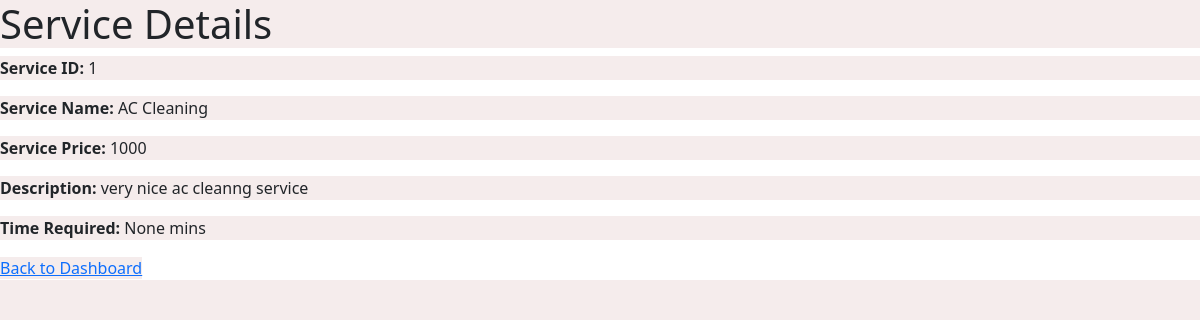
/service/1, run on an earlier commit of the app's database.
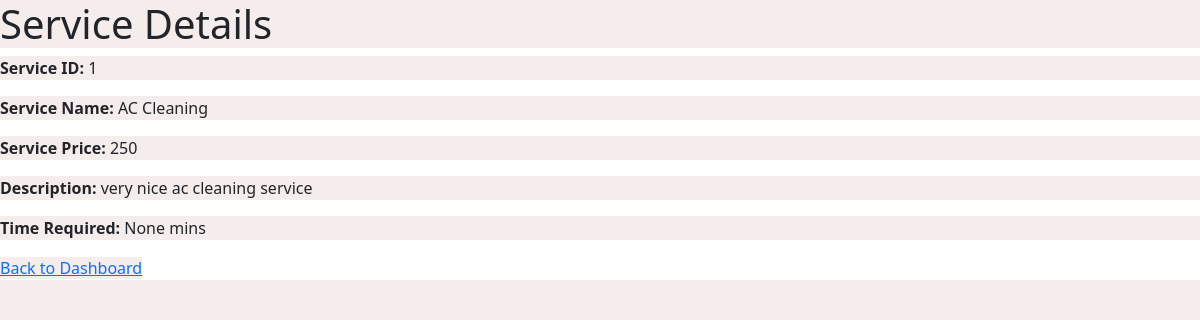
And on a later commit of the database.
### backend/models.py (models this page shows)
class Service(db.Model):
    __tablename__ = "service"
    id = db.Column(db.Integer, primary_key=True, autoincrement=True)
    name = db.Column(db.String, nullable=False)
    base_price = db.Column(
        db.Integer, nullable=False
    )  # Changed 'price' to 'base_price'
    time_required = db.Column(db.Integer, nullable=True)
    description = db.Column(db.String, nullable=False)
    professional_services = db.relationship(
        "ProfessionalService", back_populates="service"
    )

### backend/controller.py (the view)
@app.route("/service/<int:service_id>", methods=["GET"])
def service_details(service_id):
    service = Service.query.get(service_id)
    if service:
        return render_template("service_details.html", service=service)
    else:
        return "Service not found", 404

### templates/service_details.html (shortened to what this page needs)
<!DOCTYPE html>
<html lang="en">
<head>
  <link rel="stylesheet" href="/static/style.css" />
  <link href="https://cdn.jsdelivr.net/npm/bootstrap@5.0.2/dist/css/bootstrap.min.css" rel="stylesheet"
 />
</head>
<body>
  <h1>Service Details</h1>
  <p><strong>Service ID:</strong> {{ service.id }}</p>
  <p><strong>Service Name:</strong> {{ service.name }}</p>
  <p><strong>Service Price:</strong> {{ service.base_price }}</p>
  <p><strong>Description:</strong> {{ service.description }}</p>
  <p><strong>Time Required:</strong> {{ service.time_required }} mins</p>
  <a href="{{ url_for('user_login') }}">Back to Dashboard</a>
</body>
</html>

What changed in the data, as far as the page shows it:
changed Service "AC Cleaning": base_price "1000" → "250"; description "very nice ac cleanng service" → "very nice ac cleaning service"
